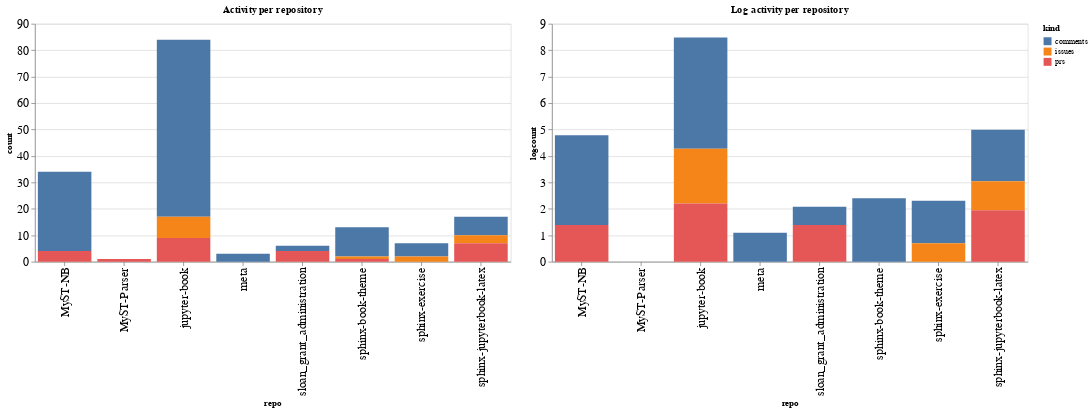

Source (notebook cell):
### Code cell
ch1 = alt.Chart(repo_summaries, width=600, title="Activity per repository").mark_bar().encode(
    x='repo',
    y='count',
    color='kind',
    tooltip="kind"
)

ch2 = alt.Chart(repo_summaries, width=600, title="Log activity per repository").mark_bar().encode(
    x='repo',
    y='logcount',
    color='kind',
    tooltip="kind"
)

ch1 | ch2

### Figure 1 — Vega-Lite specification as saved in the notebook (floating-point values rounded to 4 significant figures)
{"config": {"axisLeft": {"labelFontSize": 15}, "axisBottom": {"labelFontSize": 15}}, "hconcat": [{"mark": "bar", "encoding": {"color": {"type": "nominal", "field": "kind"}, "tooltip": {"type": "nominal", "field": "kind"}, "x": {"type": "nominal", "field": "repo"}, "y": {"type": "quantitative", "field": "count"}}, "title": "Activity per repository", "width": 600}, {"mark": "bar", "encoding": {"color": {"type": "nominal", "field": "kind"}, "tooltip": {"type": "nominal", "field": "kind"}, "x": {"type": "nominal", "field": "repo"}, "y": {"type": "quantitative", "field": "logcount"}}, "title": "Log activity per repository", "width": 600}], "data": {"name": "data-081b98a800ea5ca60c52ee436232cfc3"}, "$schema": "https://vega.github.io/schema/vega-lite/v4.8.1.json", "datasets": {"data-081b98a800ea5ca60c52ee436232cfc3": [{"repo": "MyST-NB", "kind": "comments", "count": 30, "logcount": 3.401}, {"repo": "MyST-NB", "kind": "prs", "count": 4, "logcount": 1.386}, {"repo": "MyST-Parser", "kind": "prs", "count": 1, "logcount": 0.0}, {"repo": "jupyter-book", "kind": "comments", "count": 67, "logcount": 4.205}, {"repo": "jupyter-book", "kind": "issues", "count": 8, "logcount": 2.079}, {"repo": "jupyter-book", "kind": "prs", "count": 9, "logcount": 2.197}, {"repo": "meta", "kind": "comments", "count": 3, "logcount": 1.099}, {"repo": "sloan_grant_administration", "kind": "comments", "count": 2, "logcount": 0.6931}, {"repo": "sloan_grant_administration", "kind": "prs", "count": 4, "logcount": 1.386}, {"repo": "sphinx-book-theme", "kind": "comments", "count": 11, "logcount": 2.398}, {"repo": "sphinx-book-theme", "kind": "issues", "count": 1, "logcount": 0.0}, {"repo": "sphinx-book-theme", "kind": "prs", "count": 1, "logcount": 0.0}, {"repo": "sphinx-exercise", "kind": "comments", "count": 5, "logcount": 1.609}, {"repo": "sphinx-exercise", "kind": "issues", "count": 2, "logcount": 0.6931}, {"repo": "sphinx-jupyterbook-latex", "kind": "comments", "count": 7, "logcount": 1.946}, {"repo": "sphinx-jupyterbook-latex", "kind": "issues", "count": 3, "logcount": 1.099}, {"repo": "sphinx-jupyterbook-latex", "kind": "prs", "count": 7, "logcount": 1.946}]}}
